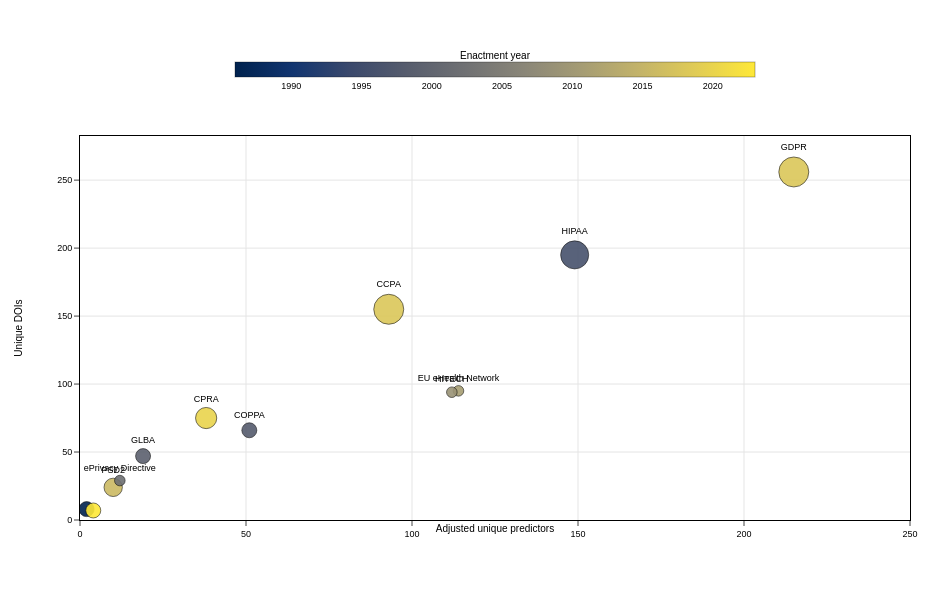

Source (notebook cell):
### Markdown cell above
### Figure 8
Unique predictors versus unique DOIs per regulation. Point size shows RDC diversity. Values on both axes are adjusted. Color encodes reference year (Er); the y=x reference line is shown.

### Code cell
use_cfg("fig8")
# ==============================
# Data checks and prep
# ==============================
req = {"confidence", "reg_id", "feature_clean", "doi_clean", "attribute_class"}
missing = req - set(merged_df.columns)
assert not missing, f"Missing required columns: {sorted(missing)}"

f8 = merged_df.loc[merged_df["confidence"] == "High"].copy()

# Enactment-year mapping
_RELEASE = globals().get("release_years", globals().get("ENACT_YEARS", None))
assert isinstance(_RELEASE, dict) and len(_RELEASE) > 0, \
    "Define 'release_years' (or ENACT_YEARS) as a dict mapping reg_id -> enactment year."

# Aggregate
stats = (
    f8.groupby("reg_id")
      .agg(
          unique_features=("feature_clean", lambda x: len(set(x))),
          unique_dois=("doi_clean",     lambda x: len(set(x))),
          unique_attribute_classes=("attribute_class", "nunique")
      )
      .reset_index()
)

# Purity-adjusted axes; diversity unadjusted
stats = stats.assign(
    adj_unique_features=lambda d: (d["unique_features"] * GLOBAL_RATE).round().astype(int),
    enactment_year=lambda d: d["reg_id"].map(_RELEASE)
)

# Label only top-K by adjusted DOIs then features
TOP_LABELS = 10
label_regs = (
    stats.sort_values(["unique_dois", "adj_unique_features"], ascending=False)
         .head(TOP_LABELS)["reg_id"].tolist()
)
stats["label"] = np.where(stats["reg_id"].isin(label_regs), stats["reg_id"], "")

# Area-based sizing
smax = max(1, stats["unique_attribute_classes"].max())
sizeref = 2.0 * smax / (30.0 ** 2)  # for marker_sizemode="area" with size_max=30

print(f"Points: {len(stats)} regs; size range up to {smax} RDC categories")

# ==============================
# Figure — scatter with horizontal colorbar (year), y=x reference
# ==============================
fig8 = px.scatter(
    stats,
    x="adj_unique_features",
    y="unique_dois",
    size="unique_attribute_classes",
    color="enactment_year",
    hover_name="reg_id",
    text="label",
    labels={
        "adj_unique_features": "Adjusted unique predictors",
        "unique_dois": "Unique DOIs",
        "unique_attribute_classes": "RDC diversity",
        "enactment_year": "Enactment year"
    },
    size_max=30,
    color_continuous_scale=COLORMAP,
)

fig8.update_traces(
    mode="markers+text",
    textposition="top center",
    textfont=dict(size=9, color="black"),
    marker=dict(opacity=0.9, line=dict(color="black", width=BAR_OUTLINE_W)),
    marker_sizemode="area",
    marker_sizeref=sizeref,
    cliponaxis=True
)

# Axes
fig8.update_xaxes(
    title=dict(text="Adjusted unique predictors", font=dict(size=10, color="black")),
    range=[0, X_CAP],
    autorange=False,
    tickformat=",d",
    separatethousands=True,
    showgrid=True, gridcolor="#e5e5e5",
    zeroline=False,
    showline=True, linecolor="black", linewidth=1, mirror=True,
    ticks="outside",
    tickfont=dict(size=9, color="black"),
)
fig8.update_yaxes(
    title=dict(text="Unique DOIs", font=dict(size=10, color="black")),
    rangemode="tozero",
    tickformat=",d",
    separatethousands=True,
    showgrid=True, gridcolor="#e5e5e5",
    zeroline=False,
    showline=True, linecolor="black", linewidth=1, mirror=True,
    ticks="outside",
    tickfont=dict(size=9, color="black"),
)

# Layout and colorbar (match Fig 5 top-horizontal bar)
fig8.update_layout(
    width=BASE_WIDTH_PX,
    height=HEIGHT_PX,
    font=dict(family="Arial, sans-serif", size=10, color="black"),
    paper_bgcolor="white",
    plot_bgcolor="white",
    margin=dict(l=80, r=40, t=100, b=80),
    showlegend=False,
    template=None,
    coloraxis_colorbar=dict(
        title=dict(text="Enactment year", font=dict(size=10, color="black"), side="top"),
        orientation="h",
        x=0.5, xanchor="center",
        y=1.10, yanchor="bottom",
        len=0.65,
        thickness=15,
        bgcolor="white",
        outlinecolor="rgba(0,0,0,0.3)",
        outlinewidth=1,
        tickfont=dict(size=9, color="black"),
    ),
)

# High-quality export config
config = {
    "toImageButtonOptions": {
        "format": "png",
        "filename": "fig8",
        "height": HEIGHT_PX,
        "width": BASE_WIDTH_PX,
        "scale": EXPORT_SCALE,
    },
    "displayModeBar": True,
    "displaylogo": False,
    "modeBarButtonsToRemove": ["pan2d", "lasso2d", "select2d", "zoom2d"],
}

fig8.show(config=config)

print("="*70)
print("Figure 8 Configuration:")
print(f"  Dimensions: {BASE_WIDTH_PX}×{HEIGHT_PX} px")
print(f"  Export size: {BASE_WIDTH_PX*EXPORT_SCALE}×{HEIGHT_PX*EXPORT_SCALE} px (300 DPI)")
print("  Colorbar: horizontal on top (Cividis). Labels for top-10 by adjusted DOIs/features.")
print("="*70)

try:
    fig8.write_image("fig8.png", format="png",
                     width=BASE_WIDTH_PX, height=HEIGHT_PX, scale=EXPORT_SCALE)
    print("✓ Auto-exported fig8.png")
except Exception:
    print("ℹ Use the camera button to download at 300 DPI")

### Figure 1 — Plotly figure (JSON) as saved in the notebook; plotly's stock layout.template omitted (floating-point values rounded to 4 significant figures)
{"data": [{"cliponaxis": true, "hovertemplate": "<b>%{hovertext}</b><br><br>Adjusted unique predictors=%{x}<br>Unique DOIs=%{y}<br>RDC diversity=%{marker.size}<br>label=%{text}<br>Enactment year=%{marker.color}<extra></extra>", "hovertext": ["CCPA", "COPPA", "CPRA", "ECPA", "EU eHealth Network", "GDPR", "GLBA", "HIPAA", "HITECH", "NIS2", "PSD2", "ePrivacy Directive"], "legendgroup": "", "marker": {"color": [2018, 1998, 2020, 1986, 2011, 2018, 1999, 1996, 2009, 2023, 2016, 2002], "coloraxis": "coloraxis", "line": {"color": "black", "width": 0.6}, "opacity": 0.9, "size": [8, 2, 4, 2, 1, 8, 2, 7, 1, 2, 3, 1], "sizemode": "area", "sizeref": 0.01778, "symbol": "circle"}, "mode": "markers+text", "name": "", "orientation": "v", "showlegend": false, "text": ["CCPA", "COPPA", "CPRA", "", "EU eHealth Network", "GDPR", "GLBA", "HIPAA", "HITECH", "", "PSD2", "ePrivacy Directive"], "textfont": {"color": "black", "size": 9}, "textposition": "top center", "type": "scatter", "x": [93, 51, 38, 2, 114, 215, 19, 149, 112, 4, 10, 12], "xaxis": "x", "y": [155, 66, 75, 8, 95, 256, 47, 195, 94, 7, 24, 29], "yaxis": "y"}], "layout": {"coloraxis": {"colorbar": {"bgcolor": "white", "len": 0.65, "orientation": "h", "outlinecolor": "rgba(0,0,0,0.3)", "outlinewidth": 1, "thickness": 15, "tickfont": {"color": "black", "size": 9}, "title": {"font": {"color": "black", "size": 10}, "side": "top", "text": "Enactment year"}, "x": 0.5, "xanchor": "center", "y": 1.1, "yanchor": "bottom"}, "colorscale": [[0.0, "#00224e"], [0.1111, "#123570"], [0.2222, "#3b496c"], [0.3333, "#575d6d"], [0.4444, "#707173"], [0.5556, "#8a8678"], [0.6667, "#a59c74"], [0.7778, "#c3b369"], [0.8889, "#e1cc55"], [1.0, "#fee838"]]}, "font": {"color": "black", "family": "Arial, sans-serif", "size": 10}, "height": 600, "legend": {"itemsizing": "constant", "tracegroupgap": 0}, "margin": {"b": 80, "l": 80, "r": 40, "t": 100}, "paper_bgcolor": "white", "plot_bgcolor": "white", "showlegend": false, "width": 950, "xaxis": {"anchor": "y", "autorange": false, "domain": [0.0, 1.0], "gridcolor": "#e5e5e5", "linecolor": "black", "linewidth": 1, "mirror": true, "range": [0, 250], "separatethousands": true, "showgrid": true, "showline": true, "tickfont": {"color": "black", "size": 9}, "tickformat": ",d", "ticks": "outside", "title": {"font": {"color": "black", "size": 10}, "text": "Adjusted unique predictors"}, "zeroline": false}, "yaxis": {"anchor": "x", "domain": [0.0, 1.0], "gridcolor": "#e5e5e5", "linecolor": "black", "linewidth": 1, "mirror": true, "rangemode": "tozero", "separatethousands": true, "showgrid": true, "showline": true, "tickfont": {"color": "black", "size": 9}, "tickformat": ",d", "ticks": "outside", "title": {"font": {"color": "black", "size": 10}, "text": "Unique DOIs"}, "zeroline": false}}}
